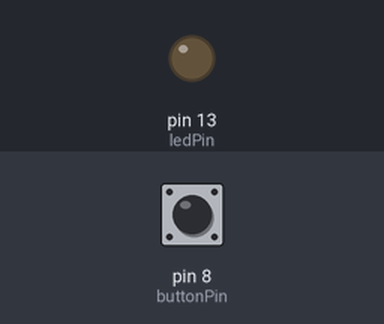
Simulated run of this sketch. Board: Arduino Uno, built with avr-gcc and run on an emulated ATmega328P. On the bench: output pins drawn as LEDs (lit = HIGH). Dashed ring = blinking. The inputs (shaded band) are chosen by the test bench; at power-on: pin 8 (buttonPin) HIGH.

Above: at 1.2 s.
1.3 s: pin 8 (buttonPin) pulsed LOW 5 times (0.12 s each, 0.3 s apart)
At 1.75 s:
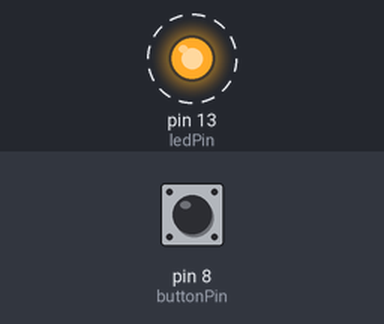
4.3 s: pin 8 (buttonPin) pulled LOW for 0.15 s
At 4.6 s:
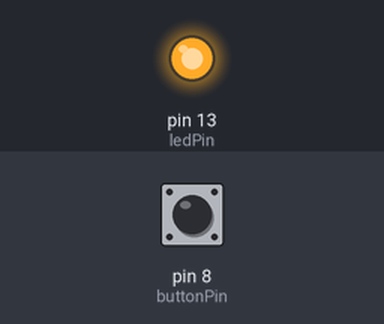
5.9 s: pin 8 (buttonPin) pulled LOW for 1 s
At 7.1 s:
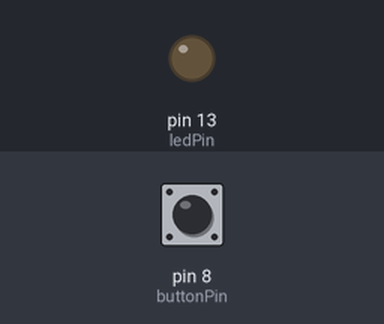
Timing chart, 0 to 8.9 s (numbered marks = the images above; inputs shaded):
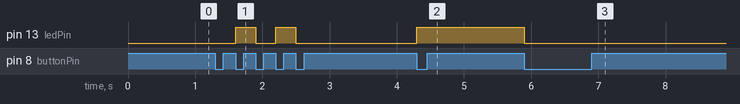

Measured:
- after the input at 1.3 s, pin 13 (ledPin): alternates HIGH for 0.30 s and LOW for 0.30 s, 4 changes in all, then stays LOW, starting after 0.30 s
- after the input at 4.3 s, pin 13 (ledPin): LOW → HIGH at once
- after the input at 5.9 s, pin 13 (ledPin): HIGH → LOW at once

The sketch:

apaga_quando_pressionado.ino
```cpp
// set pinos Arduino
const int buttonPin = 8; // entrada digital - pushbutton
const int ledPin = 13; // saída digital -  LED

// set variáveis
boolean state = 0; //  variável para armazenar valores do pushbutton

void setup() {
  // define pinos de saída e entrada
  pinMode(ledPin, OUTPUT);
  pinMode(buttonPin, INPUT_PULLUP); // pullup interno do Arduino
}

void loop(){
  if (!digitalRead(buttonPin)) {   // botão pressionado - LOW (true)
    state = !state; // inverte valor da variável state
    if (state) {
      // liga o led
      digitalWrite(ledPin, LOW); // liga se state for 1
    } else {
      // desliga o led
      digitalWrite(ledPin, HIGH); // desliga se state for 0
    }
    while (!digitalRead(buttonPin)) {} // aguarda soltar o botão
    delay(150); // delay para reduzir o efeito bouncing
  }
}
```
